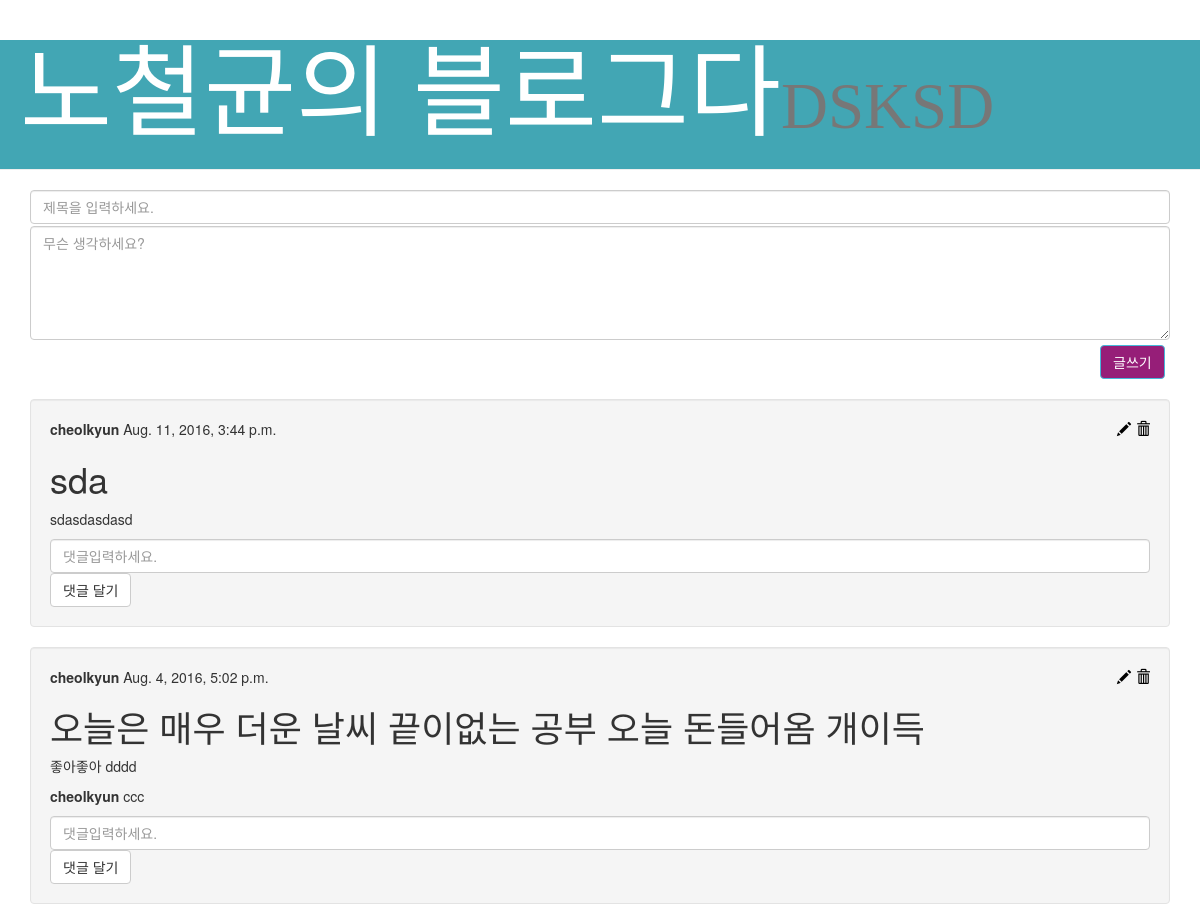
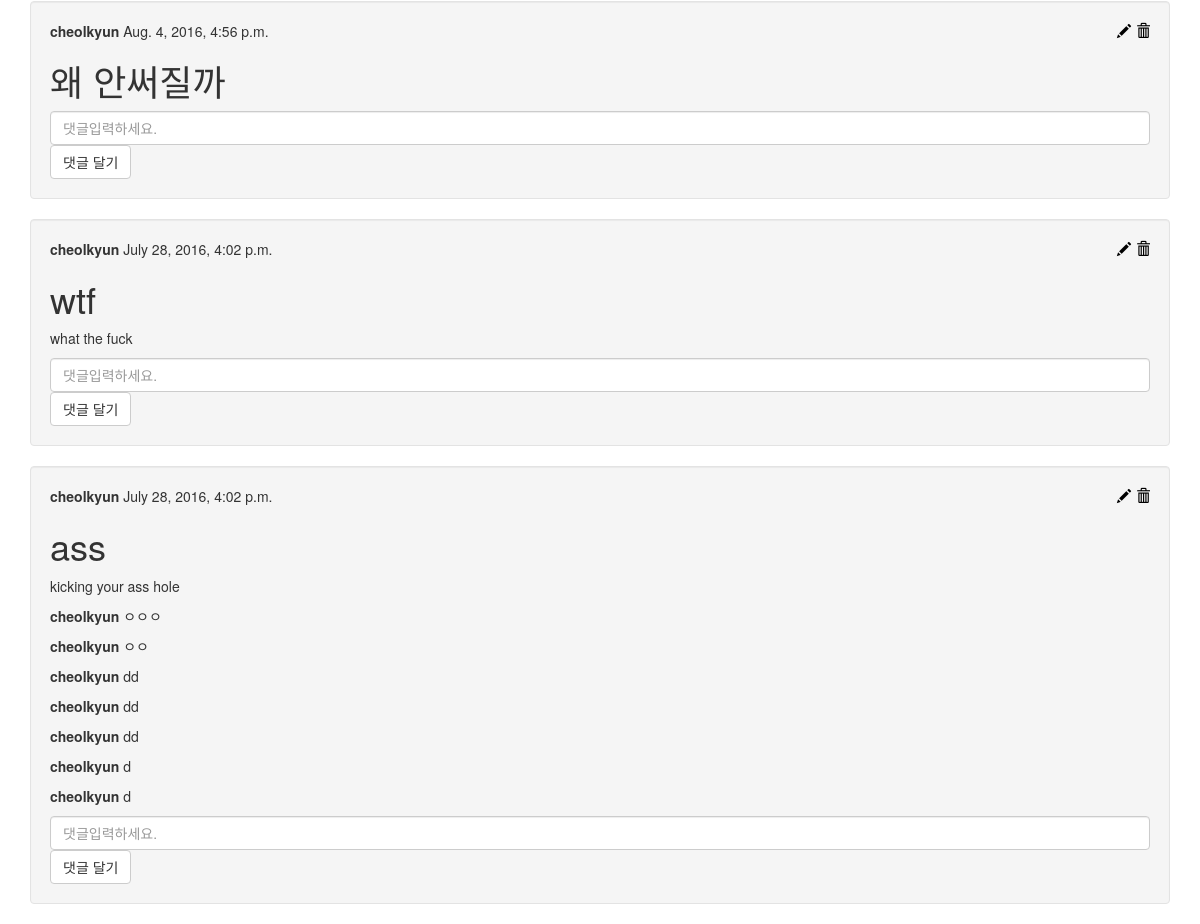
The page / on the database its author committed (2 pictures, top to bottom).
### cheolkyun/models.py (models this page shows, shortened)
class Post(models.Model):
    author = models.ForeignKey('auth.User')
    title = models.CharField(max_length=200)
    text = models.TextField(null=False)
    created_date = models.DateTimeField(default=timezone.now)
    published_date = models.DateTimeField(blank=True, null=True)

class Comment(models.Model):
    post = models.ForeignKey('cheolkyun.Post', related_name='comments')
    author = models.ForeignKey('auth.User')
    text = models.TextField()
    created_date = models.DateTimeField(default=timezone.now)

### cheolkyun/views.py (the view)
# urls.py: url(r'^$', views.index, name = 'index'),
def index(request):
    posts = Post.objects.all().order_by('-published_date')
    user = request.user
    context = {'posts' : posts, 'current_user' : user, }
    return render(request, 'cheolkyun/index.html', context)

### cheolkyun/templates/cheolkyun/index.html (shortened to what this page needs)
{% extends "cheolkyun/base.html" %}
{% block content %}
<div class = "container">
    <form style = "margin-bottom: 20px;" action="{% url 'write' %}" method="POST">{% csrf_token %}
        <input style="margin-bottom: 2px;" class="form-control" type ="text" id="title" name="title" placeholder="제목을 입력하세요." required>
        <textarea class="form-control" id="content" rows=5  name="text" placeholder="무슨 생각하세요?"></textarea>
        <button type="submit" class="btn btn-info" style="margin-top: 5px; background-color: #961e78; margin-left: 1070px;">글쓰기</button>
    </form>
    {% for post in posts %}
    <div class = "well">
        <a href="{% url 'delete' pk=post.pk %}" style="float:right; color: black;"><span class="glyphicon glyphicon-trash"></span></a>
        <a href= "{% url 'edit' pk=post.pk %}" style="color: black; float:right; margin-right: 5px;" ><span class="glyphicon glyphicon-pencil"></span></a>
        <p><strong>{{post.author}}</strong>  {{post.created_date}}</p>
        <p><h1>{{post.title}}</h1></p>
        <p>{{post.text}}</p>
        <div class= "reply_{{ post.pk }}">
            {% for x in post.comments.all %}
                <p><strong>{{x.author}}  </strong>{{ x.text }}
                </p>
            {% endfor %}
        </div>
        <input type = "text" name="content" class="form-control" id="content_{{ post.pk }}"  placeholder= "댓글입력하세요." required>
        <button value = "{{ post.pk }}" type="submit" class="btn btn-default reply_submit">댓글 달기</button>
    </div>
    {% endfor %}
</div>
{% endblock %}

### cheolkyun/templates/cheolkyun/base.html (shortened to what this page needs)
<!DOCTYPE html>
<html lang="en">
<head>
  <link rel="stylesheet" href="//maxcdn.bootstrapcdn.com/bootstrap/3.3.6/css/bootstrap.min.css">
</head>
<body>
    <div class="page-header" style="background-color: #42a6b4;">
      <a style="text-decoration: none;" href="{% url 'index' %}"><h1 style="margin-top: 5px; color: white; margin-left: 10px; font-size: 50px;"><div class="font-effect-fire"><h1 style="margin-top: 10px; color: white; margin-left: 10px; font-size: 100px; font-family: 'fire';"> 노철균의 블로그다<small>DSKSD</small></h1></div></a>
    </div>
    {% block content %}{% endblock %}
</body>
</html>

### rows shown on the page
Post: author "cheolkyun", created_date "Aug. 11, 2016, 3:44 p.m.", title "sda", text "sdasdasdasd", {{ post.pk }} 8 (drawn)
Post: author "cheolkyun", created_date "Aug. 4, 2016, 5:02 p.m.", title "오늘은 매우 더운 날씨 끝이없는 공부 오늘 돈들어옴 개이득", text "좋아좋아 dddd", {{ post.pk }} 7 (drawn)
Comment: author "cheolkyun", text "ccc"
Post: author "cheolkyun", created_date "Aug. 4, 2016, 4:56 p.m.", title "왜 안써질까", {{ post.pk }} 6 (drawn)
Post: author "cheolkyun", created_date "July 28, 2016, 4:02 p.m.", title "wtf", text "what the fuck", {{ post.pk }} 1 (drawn)
Post: author "cheolkyun", created_date "July 28, 2016, 4:02 p.m.", title "ass", text "kicking your ass hole", {{ post.pk }} 2 (drawn)
Comment: author "cheolkyun", text "ㅇㅇㅇ"
Comment: author "cheolkyun", text "ㅇㅇ"
Comment: author "cheolkyun", text "dd"
Comment: author "cheolkyun", text "dd"
Comment: author "cheolkyun", text "dd"
Comment: author "cheolkyun", text "d"
Comment: author "cheolkyun", text "d"
